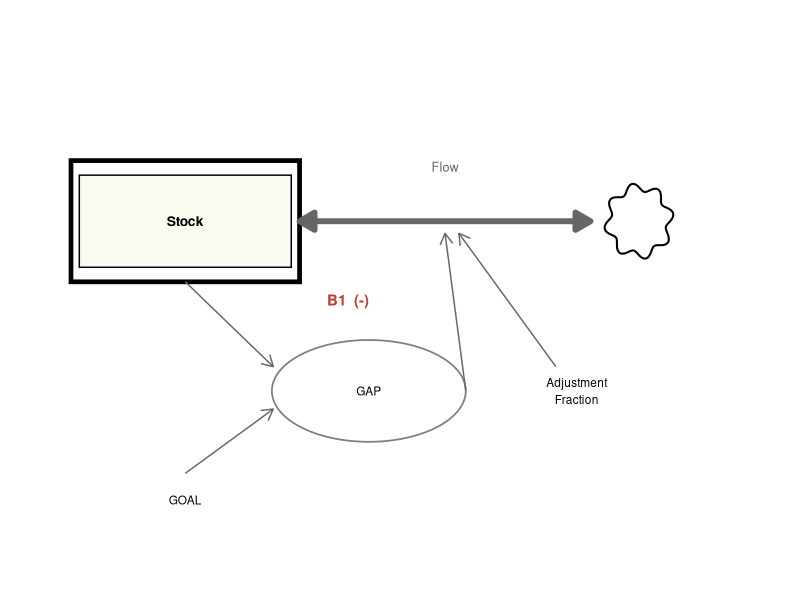
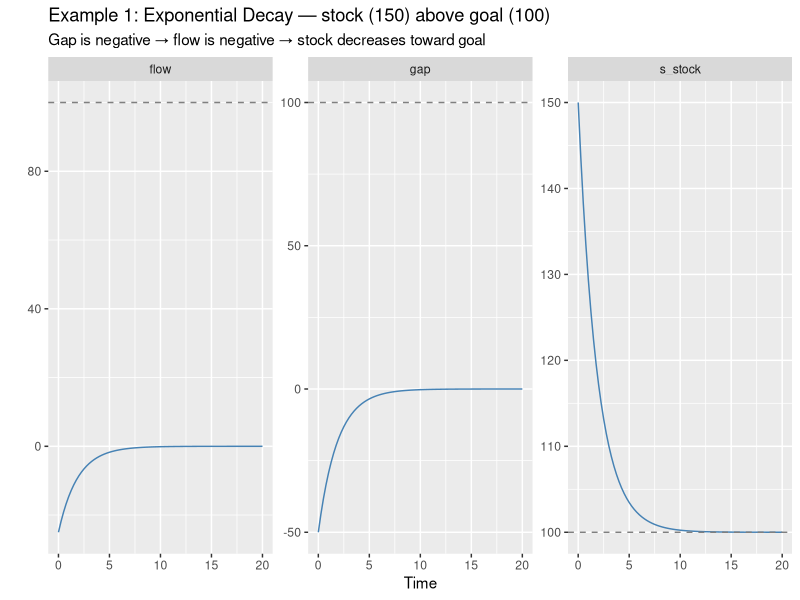
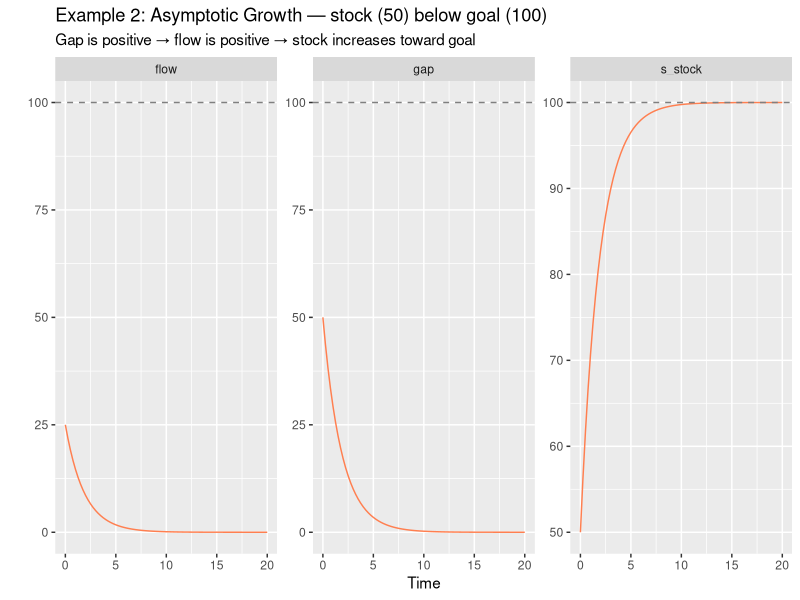
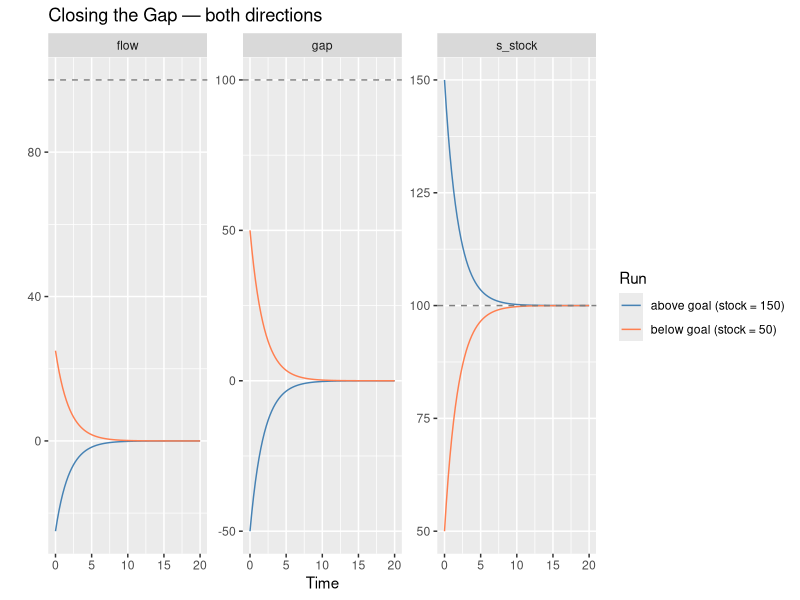

These charts were generated, in order, by the following R code:
## ---- chunk 1
knitr::opts_chunk$set(echo = TRUE)
library(deSolve)
library(tidyverse)

make_cloud <- function(cx, cy, w = 0.45, h = 0.28) {
  theta <- seq(0, 2 * pi, length.out = 200)
  bump  <- 1 + 0.12 * sin(8 * theta)
  tibble(x = cx + w * bump * cos(theta), y = cy + h * bump * sin(theta))
}

make_ellipse <- function(cx, cy, rx = 1.4, ry = 0.42) {
  theta <- seq(0, 2 * pi, length.out = 100)
  tibble(x = cx + rx * cos(theta), y = cy + ry * sin(theta))
}

flow_arrow    <- arrow(length = unit(0.44, "cm"), type = "closed")
flow_arrow_bi <- arrow(ends = "both", length = unit(0.44, "cm"), type = "closed")
info_arrow    <- arrow(length = unit(0.32, "cm"), type = "open")

draw_neg_feedback_simple <- function(stock_label, flow_label, param_label) {
  ggplot() +
    annotate("rect", xmin = 0.8, xmax = 4.8, ymin = 2.0, ymax = 3.0,
             fill = "white", colour = "black", linewidth = 1.6) +
    annotate("rect", xmin = 0.92, xmax = 4.68, ymin = 2.12, ymax = 2.88,
             fill = "#fafaf0", colour = "black", linewidth = 0.5) +
    annotate("text", x = 2.8, y = 2.5, label = stock_label,
             size = 3.5, fontface = "bold") +
    annotate("segment", x = 4.8, xend = 7.8, y = 2.5, yend = 2.5,
             linewidth = 2, colour = "#d45b4e", arrow = flow_arrow) +
    annotate("text", x = 6.3, y = 2.95, label = flow_label,
             size = 3.2, colour = "#d45b4e") +
    geom_polygon(data = make_cloud(8.5, 2.5), aes(x, y),
                 fill = "white", colour = "black", linewidth = 0.7) +
    annotate("text", x = 6.3, y = 1.3, label = param_label, size = 3.0) +
    annotate("segment", x = 6.3, xend = 6.3, y = 1.55, yend = 2.42,
             linetype = "dashed", colour = "grey40", arrow = info_arrow) +
    geom_curve(data = data.frame(x = 2.8, y = 2.0, xend = 6.3, yend = 2.35),
               aes(x = x, y = y, xend = xend, yend = yend),
               curvature = 0.45, linetype = "dashed", colour = "grey40",
               arrow = info_arrow) +
    annotate("text", x = 4.5, y = 1.0, label = "B1  (-)", size = 3.8,
             colour = "#c0392b", fontface = "bold") +
    theme_void() +
    coord_cartesian(xlim = c(0, 10), ylim = c(0.5, 4.5))
}
## ---- chunk 2
#| label: generic
#| echo: false
#| fig-align: center
#| fig-width: 8
#| fig-height: 4
#| fig-cap: "**Negative feedback generic**"

ggplot() +
  # Stock
  annotate("rect", xmin = 0.5, xmax = 3.8, ymin = 2.7, ymax = 3.7,
           fill = "white", colour = "black", linewidth = 1.6) +
  annotate("rect", xmin = 0.62, xmax = 3.68, ymin = 2.82, ymax = 3.58,
           fill = "#fafaf0", colour = "black", linewidth = 0.5) +
  annotate("text", x = 2.15, y = 3.2, label = "Stock",
           size = 3.5, fontface = "bold") +
  # Outflow arrow: Flow
  annotate("segment", x = 3.8, xend = 8.0, y = 3.2, yend = 3.2,
           linewidth = 2, colour = "grey40", arrow = flow_arrow_bi) +
  annotate("text", x = 5.9, y = 3.65, label = "Flow",
           size = 3.2, colour = "grey40") +
  # Sink cloud
  geom_polygon(data = make_cloud(8.7, 3.2), aes(x, y),
               fill = "white", colour = "black", linewidth = 0.7) +
  # Auxiliary: Adjustment Gap
  geom_polygon(data = make_ellipse(4.8, 1.8), aes(x, y),
               fill = "white", colour = "grey50", linewidth = 0.6) +
  annotate("text", x = 4.8, y = 1.8, label = "GAP", size = 3.0) +
  # Parameter: Goal for Stock
  annotate("text", x = 2.15, y = 0.9, label = "GOAL", size = 3.0) +
  # Parameter: Draining Fraction
  annotate("text", x = 7.8, y = 1.8, label = "Adjustment\nFraction", size = 3.0) +
  # Info: Stock → Adjustment Gap
  annotate("segment", x = 2.15, xend = 3.42, y = 2.7, yend = 2.00,
           linetype = "solid", colour = "grey40", arrow = info_arrow) +
  # Info: Goal for Stock → Adjustment Gap
  annotate("segment", x = 2.15, xend = 3.42, y = 1.12, yend = 1.65,
           linetype = "solid", colour = "grey40", arrow = info_arrow) +
  # Info: Adjustment Gap → Outflow valve
  annotate("segment", x = 6.2, xend = 5.9, y = 1.8, yend = 3.1,
           linetype = "solid", colour = "grey40", arrow = info_arrow) +
  # Info: Draining Fraction → Outflow valve
  annotate("segment", x = 7.5, xend = 6.1, y = 2.0, yend = 3.1,
           linetype = "solid", colour = "grey40", arrow = info_arrow) +
  # Loop label
  annotate("text", x = 4.5, y = 2.55, label = "B1  (-)", size = 3.8,
           colour = "#c0392b", fontface = "bold") +
  theme_void() +
  coord_cartesian(xlim = c(0, 10.5), ylim = c(0.3, 4.8))
## ---- chunk 3
START <- 0; FINISH <- 20; STEP <- 0.25
simtime <- seq(START, FINISH, by = STEP)
## ---- chunk 4
params <- c(p_goal            = 100,  # units — desired level of the stock
            p_adjustment_time = 2)    # time  — time constant
## ---- chunk 5
model <- function(time, stocks, params) {
  with(as.list(c(stocks, params)), {

    c_gap  <- p_goal - s_stock             # units      — positive: below goal; negative: above goal
    f_flow <- c_gap / p_adjustment_time    # units/time — sign drives growth or decay

    ds_dt <- f_flow

    return(list(c(ds_dt),
                gap  = c_gap,
                flow = f_flow))
  })
}
## ---- chunk 6
output_decay <- data.frame(
  ode(y = c(s_stock = 150), times = simtime, func = model,
      parms = params, method = "euler")
) %>%
  gather(key = "variable", value = "value", s_stock:flow)

ggplot() +
  geom_line(data = output_decay, aes(x = time, y = value), colour = "steelblue") +
  geom_hline(yintercept = params["p_goal"], linetype = "dashed", colour = "grey50") +
  facet_wrap(vars(variable), scales = "free") +
  xlab("Time") +
  ylab("") +
  labs(title    = "Example 1: Exponential Decay — stock (150) above goal (100)",
       subtitle = "Gap is negative → flow is negative → stock decreases toward goal")
## ---- chunk 7
output_growth <- data.frame(
  ode(y = c(s_stock = 50), times = simtime, func = model,
      parms = params, method = "euler")
) %>%
  gather(key = "variable", value = "value", s_stock:flow)

ggplot() +
  geom_line(data = output_growth, aes(x = time, y = value), colour = "coral") +
  geom_hline(yintercept = params["p_goal"], linetype = "dashed", colour = "grey50") +
  facet_wrap(vars(variable), scales = "free") +
  xlab("Time") +
  ylab("") +
  labs(title    = "Example 2: Asymptotic Growth — stock (50) below goal (100)",
       subtitle = "Gap is positive → flow is positive → stock increases toward goal")
## ---- chunk 8
bind_rows(
  output_decay  %>% mutate(run = "above goal (stock = 150)"),
  output_growth %>% mutate(run = "below goal (stock = 50)")
) %>%
  ggplot(aes(x = time, y = value, colour = run)) +
  geom_line() +
  geom_hline(yintercept = params["p_goal"], linetype = "dashed", colour = "grey50") +
  facet_wrap(vars(variable), scales = "free") +
  xlab("Time") +
  ylab("") +
  scale_colour_manual(values = c("above goal (stock = 150)" = "steelblue",
                                 "below goal (stock = 50)"  = "coral")) +
  labs(title  = "Closing the Gap — both directions",
       colour = "Run")
